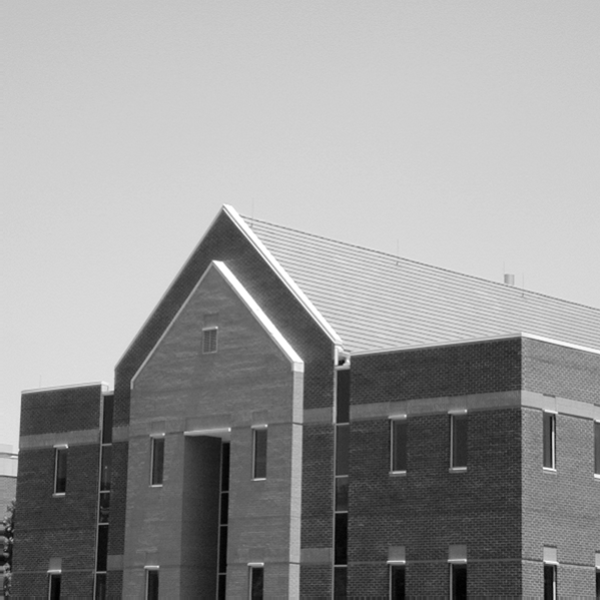
%> input picture myworkspace/picture_analyse_4/Fig0438(a)(bld_600by600).tif, 600 x 600 px
$ octave ex0415_Sobel.m   (GNU Octave 9; MATLAB toolbox functions it lacks are replaced by stand-ins)
%> lines starting %> are read from the running program, lines starting %| are printed output that depends on the picture
f = imread('..\data\Fig0438(a)(bld_600by600).tif');
%> f is the input picture: size 600x600 uint8; min 0, max 255, mean 152.8
f = im2double(f);
%> f: size 600x600 double
[M, N] = size(f);
%> M = 600; N = 600

h = [-1 0 1; -2 0 2; -1 0 1];
g_spatial = imfilter(f, h);
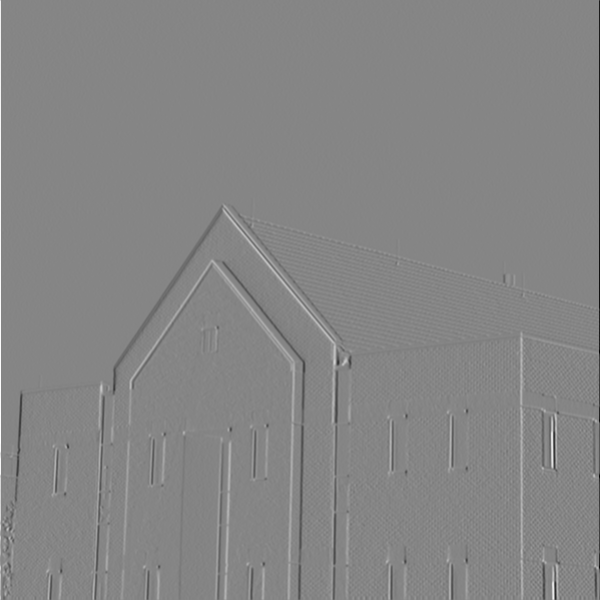
%> g_spatial: size 600x600 double; min -3.87, max 3.52, mean -0.000406; drawn with min black and max white

figure(1),imshow(f,[]),ax=gca;
figure(2),imshow(g_spatial,[]),ax(end+1)=gca;

% pad
P = max([M N])+2;
%> P = 602
fp = padarray(f,[P-M P-N],0,'post');
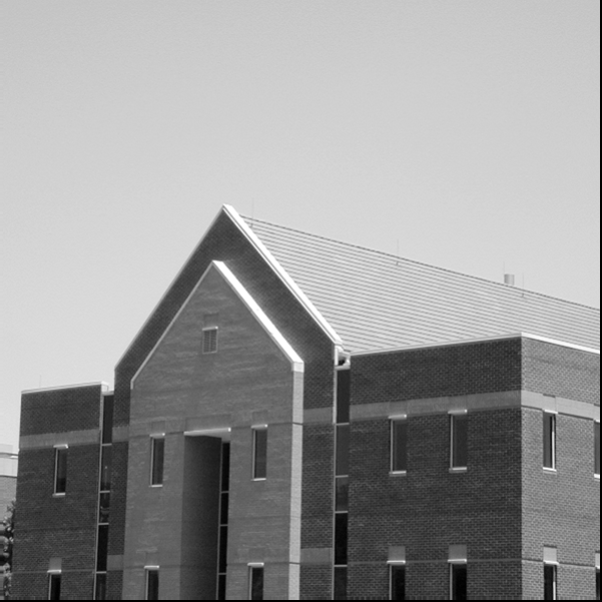
%> fp: size 602x602 double; min 0, max 1, mean 0.595
hp = zeros(P,P);
hp(P/2:P/2+2,P/2:P/2+2) = rot90(rot90(h));% convulution kernal

% DFT
[DX, DY] = meshgrid(0:P-1,0:P-1);
shift_matrix = (-ones(P,P)).^(DX+DY);
F = fft2(fp.*shift_matrix);
H = fft2(hp.*shift_matrix).*shift_matrix;
H = 1i*imag(H);
figure(3),surf(imag(H(1:20:end,1:20:end))),axis ij;
%> after `axis ij`:
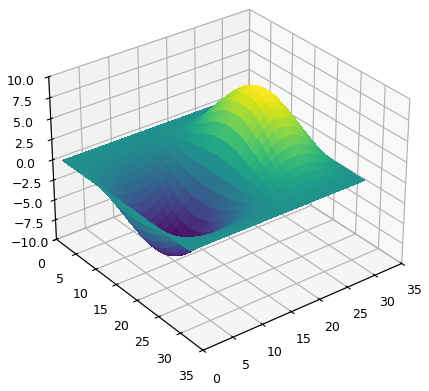
%> figure redrawn from the program's plot data
figure(4),imshow(imag(H),[]);
G = F.*H;
gp = real(ifft2(G)).*shift_matrix;
g = gp(1:M,1:N);
figure(5),imshow(g,[]),ax(end+1)=gca;
linkaxes(ax);

d = abs(g_spatial - g);
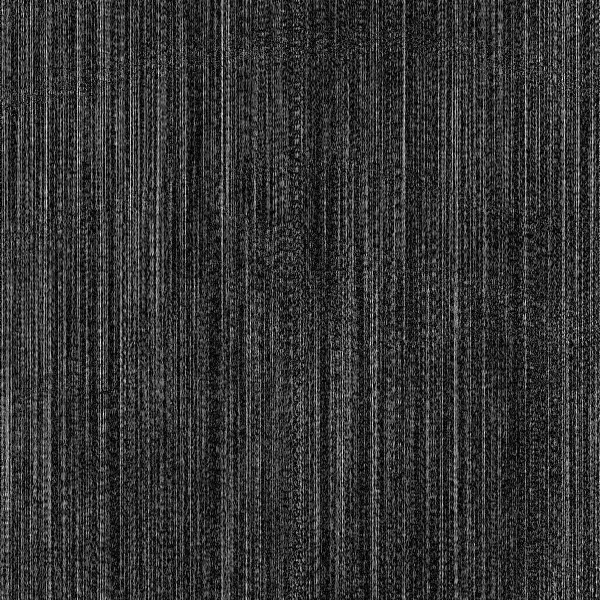
%> d: size 600x600 double; min 0, max 3.11e-15, mean 6.34e-16; drawn with min black and max white
max(d(:))
%> ans = 3.11e-15
